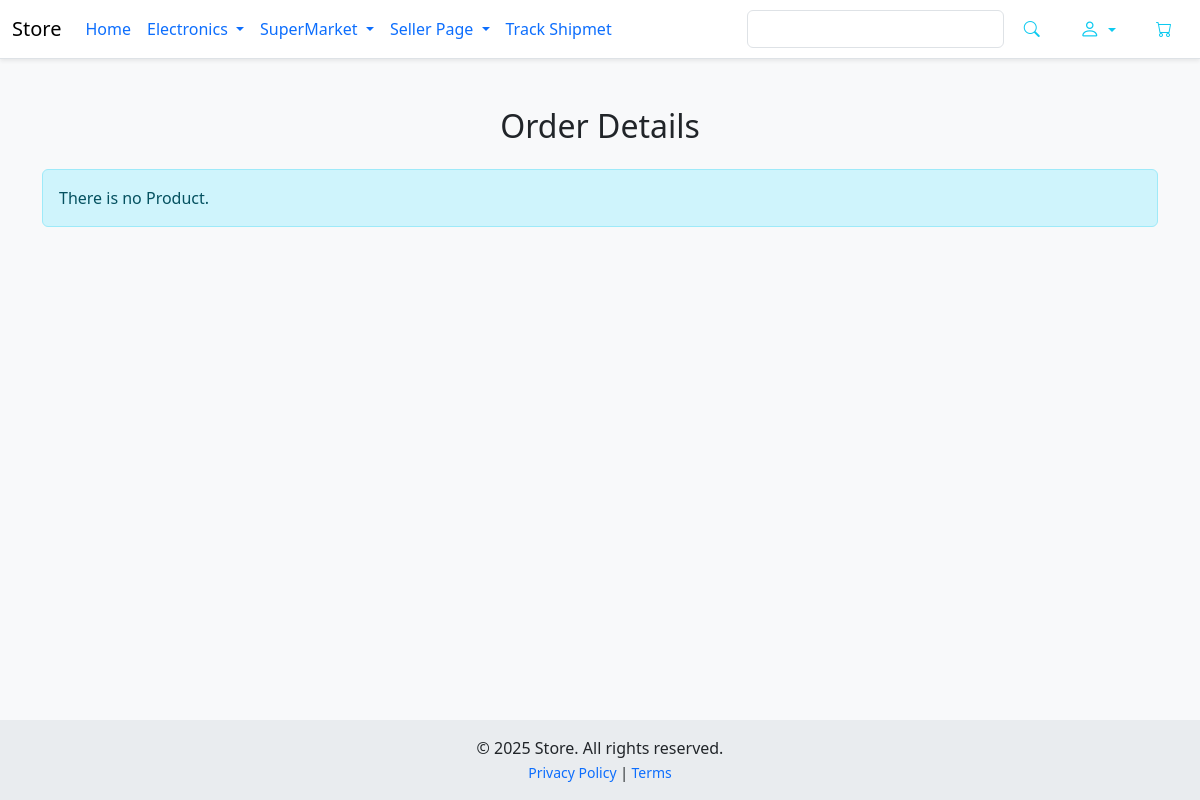
/product_detail/ (signed in), run on an earlier commit of the app's database.
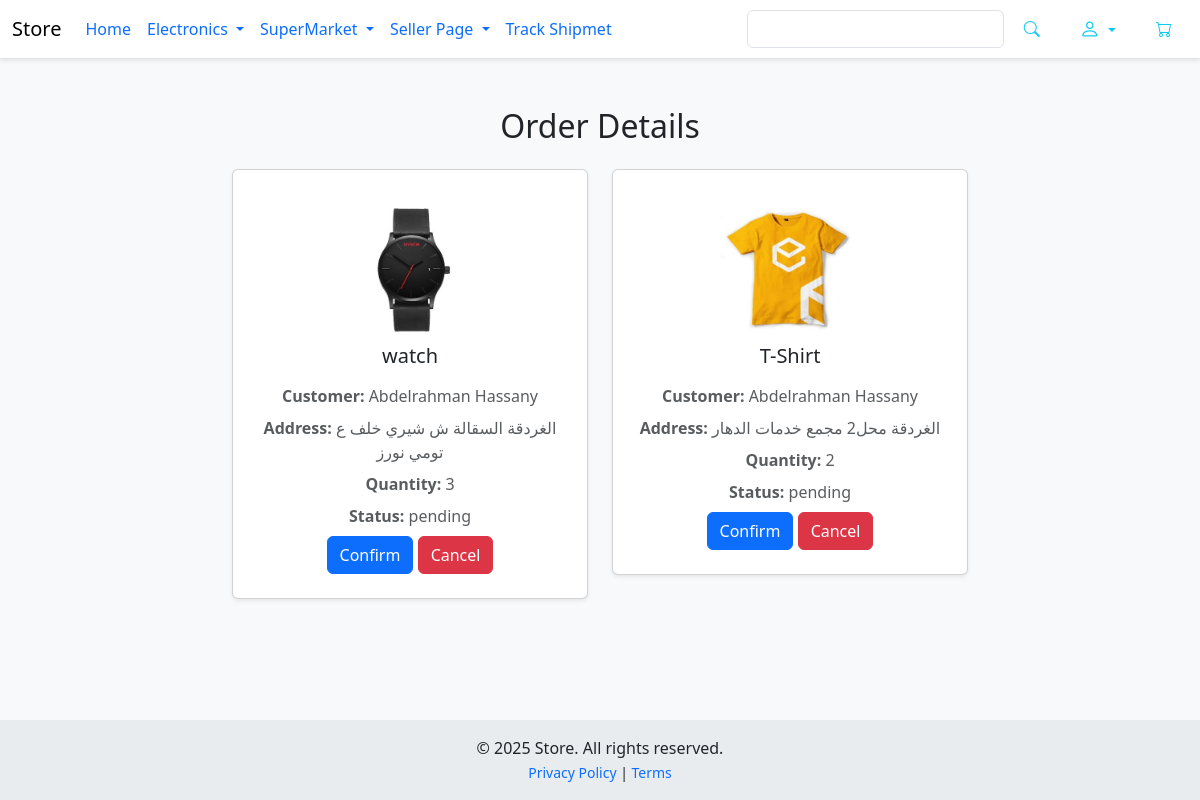
And on a later commit of the database.
### Store/models.py (models this page shows, shortened)
class OrderStatus(models.Model):
    class StatusChoice(models.TextChoices):
        PENDING = 'pending', 'Pending'
        COMPLETE = 'complete', 'Complete'
    product = models.ForeignKey(Product, on_delete=models.CASCADE)
    order = models.ForeignKey(Order, on_delete=models.CASCADE)
    customer = models.ForeignKey('CoreAuth.Customer', on_delete=models.CASCADE)
    address = models.CharField(max_length=255)
    seller = models.ForeignKey('CoreAuth.Seller', on_delete=models.CASCADE)
    statuschoice = models.CharField(max_length=10, choices=StatusChoice.choices, default=StatusChoice.PENDING)
    date_updated = models.DateTimeField(auto_now=True)
    quantity = models.IntegerField(null=True,blank=True)

class Product(models.Model):
    class RatingChoice(models.IntegerChoices):
        NOT_RATED = 0, 'Not Rated Yet'
        VERY_POOR = 1, 'Very Poor'
        POOR = 2, 'Poor'
        AVERAGE = 3, 'Average'
        GOOD = 4, 'Good'
        EXCELLENT = 5, 'Excellent'
    slug = models.SlugField(max_length=160, unique=True,default='temp-slug')
    seller = models.ForeignKey('CoreAuth.Seller',on_delete=models.CASCADE)
    name = models.CharField(max_length=255)
    price = models.DecimalField(max_digits=9,decimal_places=2)
    created_at = models.DateTimeField(auto_now_add=True)
    rate = models.PositiveSmallIntegerField(choices=RatingChoice,default=RatingChoice.NOT_RATED)
    image = models.ImageField(upload_to='images/products', blank=True, null=True,max_length=255)
    digital = models.BooleanField(default=False)
    @property
    def imageURL(self):
        try:
            if self.image:
                url = self.image.url
                return url
        except:
            pass
        return '/static/images/placeholder.png'

### CoreAuth/models.py (models this page shows, shortened)
class Customer(models.Model):
    name = models.CharField(max_length=255)
    user = models.OneToOneField(settings.AUTH_USER_MODEL,blank=True,null=True,on_delete=models.CASCADE,related_name='customer')
    phone_number = models.CharField(max_length=20, blank=True, null=True)
    created_at = models.DateField(auto_now_add=True)

### Store/views.py (the view)
# urls.py: path('product_detail/', product_detail,name='product_detail'),
@login_required
def product_detail(request):
    try:
        if request.user.is_authenticated and request.user.seller:
            seller = request.user.seller
            order_status = OrderStatus.objects.filter(seller=seller)
            context = {"order_status": order_status}
            return render(request, "store/product_detail.html", context)
    except Exception as e:
        print(e)
        return redirect("store")

### Store/templates/store/product_detail.html (shortened to what this page needs)
{% extends 'main.html' %}
{% block content %}
{% if request.user.is_authenticated and request.user.seller %}
<div class="container my-5">
    <h2 class="text-center mb-4">Order Details</h2>
    {% if order_status %}
    <div class="row justify-content-center">
        {% for item in order_status %}
        <div class="col-12 col-md-6 col-lg-4 mb-4" id="order-card-{{ item.id }}">
            <div class="card shadow-sm">
                <div class="card-body p-4 text-center">
                    <img src="{{ item.product.imageURL }}" class="card-img-top img-fluid"
                        style="max-height: 150px; object-fit: contain; padding: 10px;">
                    <h5 class="card-title mb-3">{{ item.product.name }}</h5>
                    <p class="text-muted mb-2"><strong>Customer:</strong> {{ item.customer.name }}</p>
                    <p class="text-muted mb-2"><strong>Address:</strong> {{ item.address }}</p>
                    <p class="text-muted mb-2"><strong>Quantity:</strong> {{ item.quantity }}</p>
                    <p class="text-muted mb-2" id="status-{{ item.id }}"><strong>Status:</strong> {{ item.statuschoice}}</p>
                    {% if item.statuschoice == 'pending' %}
                    <button class="update-shipment btn btn-primary" data-id="{{ item.id }}">Confirm</button>
                    {% endif %}
                    <button class="cancel-shipment btn btn-danger" data-id="{{ item.id }}">Cancel</button>
                </div>
            </div>
        </div>
        {% endfor %}
    </div>
    {% else %}
    <div class="alert alert-info">There is no Product.</div>
    {% endif %}
</div>
{% endif %}
{% endblock %}

What changed in the data, as far as the page shows it:
added OrderStatus: product.imageURL (picture), product.name "watch", customer.name "Abdelrahman Hassany", address "الغردقة السقالة ش شيري خلف ع تومي نورز", quantity "3", statuschoice "pending"
added OrderStatus: product.imageURL (picture), product.name "T-Shirt", customer.name "Abdelrahman Hassany", address "الغردقة محل2 مجمع خدمات الدهار", quantity "2", statuschoice "pending"
Also different on the page:
text no longer shown: "There is no Product."
